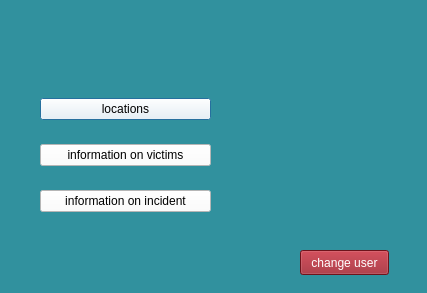
<?xml version="1.0" encoding="UTF-8"?>
<ui version="4.0">
 <class>Menu</class>
 <widget class="QDialog" name="Menu">
  <property name="geometry">
   <rect>
    <x>0</x>
    <y>0</y>
    <width>427</width>
    <height>293</height>
   </rect>
  </property>
  <property name="windowTitle">
   <string>Dialog</string>
  </property>
  <property name="styleSheet">
   <string notr="true">background-color: rgb(49, 145, 158);
color: rgb(0, 0, 0);</string>
  </property>
  <widget class="QWidget" name="verticalLayoutWidget">
   <property name="geometry">
    <rect>
     <x>40</x>
     <y>80</y>
     <width>171</width>
     <height>151</height>
    </rect>
   </property>
   <layout class="QVBoxLayout" name="verticalLayout">
    <item>
     <widget class="QPushButton" name="btnLocation">
      <property name="styleSheet">
       <string notr="true">background-color: rgb(255, 255, 255);</string>
      </property>
      <property name="text">
       <string>locations</string>
      </property>
     </widget>
    </item>
    <item>
     <widget class="QPushButton" name="btnVictims">
      <property name="styleSheet">
       <string notr="true">background-color: rgb(255, 255, 255);</string>
      </property>
      <property name="text">
       <string>information on victims</string>
      </property>
     </widget>
    </item>
    <item>
     <widget class="QPushButton" name="pushButton_5">
      <property name="styleSheet">
       <string notr="true">background-color: rgb(255, 255, 255);</string>
      </property>
      <property name="text">
       <string>information on incident</string>
      </property>
     </widget>
    </item>
   </layout>
  </widget>
  <widget class="QPushButton" name="btnChangeUser">
   <property name="geometry">
    <rect>
     <x>300</x>
     <y>250</y>
     <width>89</width>
     <height>25</height>
    </rect>
   </property>
   <property name="styleSheet">
    <string notr="true">background-color: rgb(152, 26, 38);
color: rgb(255, 255, 255);</string>
   </property>
   <property name="text">
    <string>change user</string>
   </property>
  </widget>
 </widget>
 <resources/>
 <connections/>
</ui>
